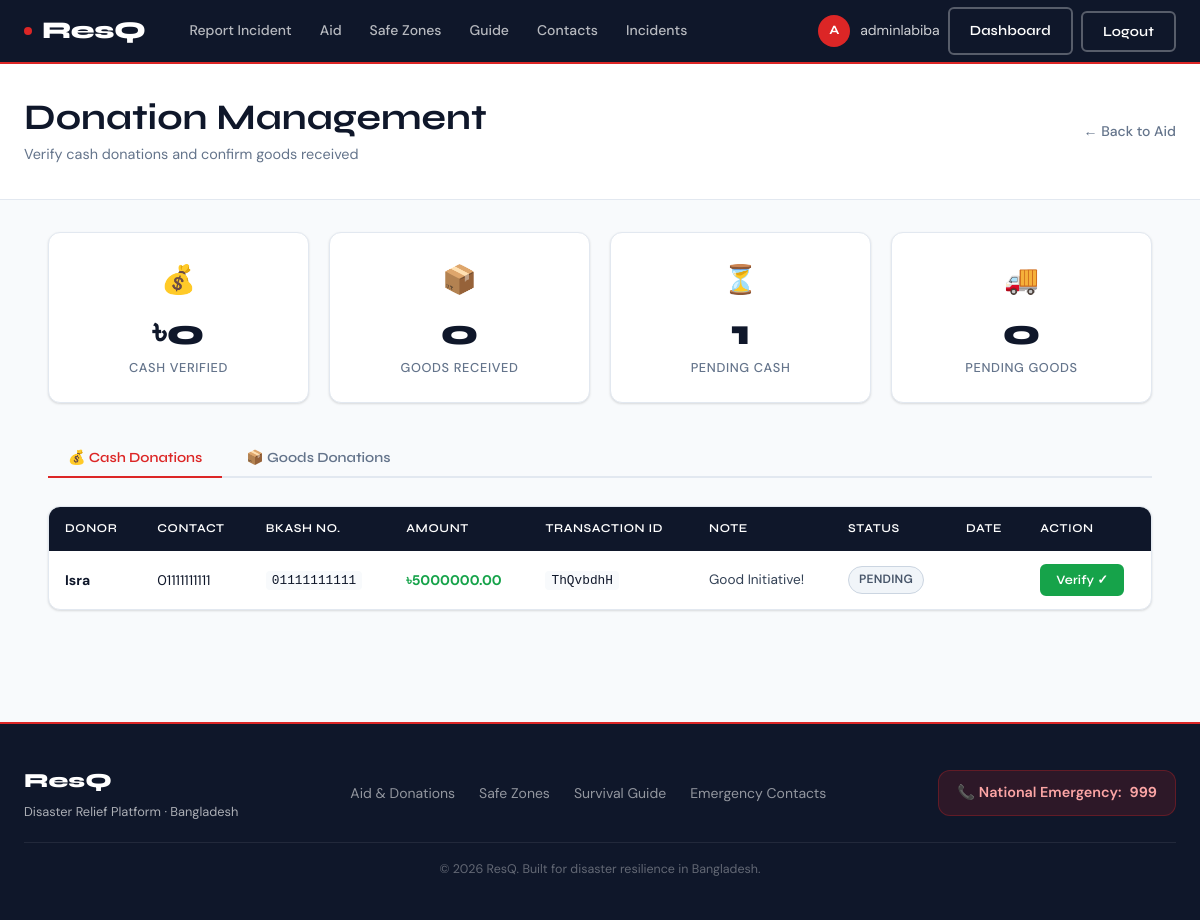
The page /aid/donations/ (signed in) on the database as committed earlier.
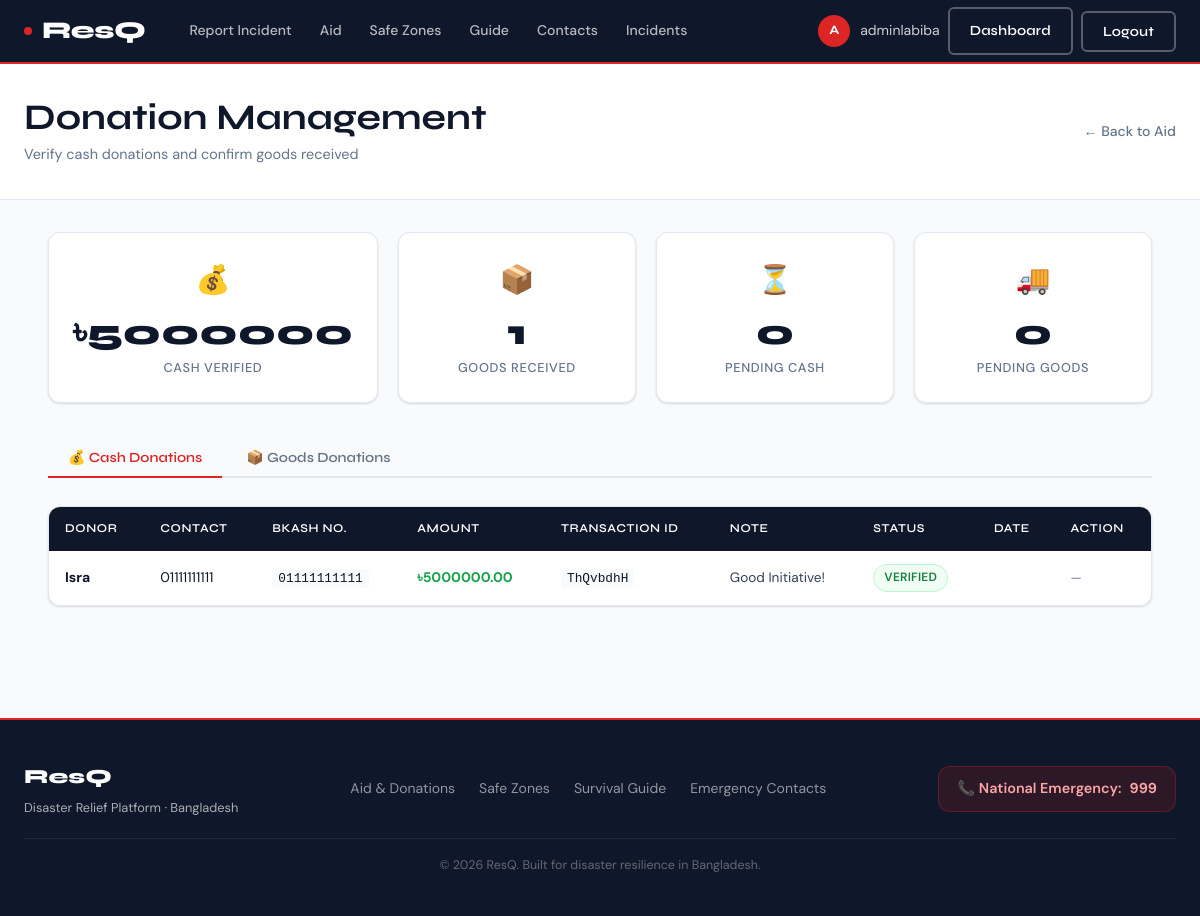
The same page on the database as committed later.
### aid/models.py (models this page shows, shortened)
class CashDonation(models.Model):
    STATUS_CHOICES = [
        ('pending', 'Pending'),
        ('verified', 'Verified'),
        ('rejected', 'Rejected'),
    ]
    donor_name = models.CharField(max_length=100)
    contact_number = models.CharField(max_length=15)
    bkash_number = models.CharField(max_length=15)
    amount = models.DecimalField(max_digits=10, decimal_places=2)
    transaction_id = models.CharField(max_length=100, unique=True)
    note = models.TextField(blank=True)
    status = models.CharField(max_length=10, choices=STATUS_CHOICES, default='pending')
    donated_at = models.DateTimeField(auto_now_add=True)
    verified_by = models.ForeignKey(
        User, null=True, blank=True,
        on_delete=models.SET_NULL,
        related_name='verified_donations',
        limit_choices_to={'role': 'authority'}
    )

### aid/views.py (the view)
# urls.py: path('donations/', views.donation_list, name='donation_list'),
@login_required
def donation_list(request):
    if request.user.role != 'authority':
        return redirect('dashboard')
    cash = CashDonation.objects.all().order_by('-donated_at')
    goods = GoodsDonation.objects.all().order_by('-donated_at')
    return render(request, 'aid/donation_list.html', {
        'cash_donations': cash,
        'goods_donations': goods,
        'total_cash_verified': CashDonation.objects.filter(
            status='verified').aggregate(t=Sum('amount'))['t'] or 0,
        'total_goods_received': GoodsDonation.objects.filter(status='received').count(),
        'pending_cash': CashDonation.objects.filter(status='pending').count(),
    })

### templates/aid/donation_list.html (shortened to what this page needs)
{% extends "base.html" %}
{% block content %}
<div class="page-header">
  <div class="page-header__inner">
    <div>
      <h2>Donation Management</h2>
      <p style="margin-top:4px;color:var(--muted);font-size:.9rem;">Verify cash donations and confirm goods received</p>
    </div>
    <a href="{% url 'aid_page' %}" class="back-link">← Back to Aid</a>
  </div>
</div>
<div style="padding:32px 24px;">
  <div class="container">
    <div class="grid-4" style="margin-bottom:36px;">
      <div class="stat-card">
        <div class="stat-icon">💰</div>
        <div class="stat-value">৳{{ total_cash_verified|default:"0" }}</div>
        <div class="stat-label">Cash Verified</div>
      </div>
      <div class="stat-card">
        <div class="stat-icon">📦</div>
        <div class="stat-value">{{ total_goods_received|default:"0" }}</div>
        <div class="stat-label">Goods Received</div>
      </div>
      <div class="stat-card">
        <div class="stat-icon">⏳</div>
        <div class="stat-value">{{ pending_cash|default:"0" }}</div>
        <div class="stat-label">Pending Cash</div>
      </div>
      <div class="stat-card">
        <div class="stat-icon">🚚</div>
        <div class="stat-value">{{ pending_goods|default:"0" }}</div>
        <div class="stat-label">Pending Goods</div>
      </div>
    </div>
    <div class="tabs">
      <button class="tab-btn active" onclick="switchTab('cash', this)">💰 Cash Donations</button>
      <button class="tab-btn" onclick="switchTab('goods', this)">📦 Goods Donations</button>
    </div>
    <div id="tab-cash">
      {% if cash_donations %}
      <div class="table-wrap">
        <table>
          <thead>
            <tr>
              <th>Donor</th>
              <th>Contact</th>
              <th>bKash No.</th>
              <th>Amount</th>
              <th>Transaction ID</th>
              <th>Note</th>
              <th>Status</th>
              <th>Date</th>
              <th>Action</th>
            </tr>
          </thead>
          <tbody>
            {% for donation in cash_donations %}
            <tr>
              <td><strong>{{ donation.donor_name }}</strong></td>
              <td>{{ donation.contact_number }}</td>
              <td><code style="font-size:.8rem;background:var(--surface);padding:2px 6px;border-radius:4px;">{{ donation.bkash_number }}</code></td>
              <td><strong style="color:var(--green);">৳{{ donation.amount }}</strong></td>
              <td><code style="font-size:.8rem;background:var(--surface);padding:2px 6px;border-radius:4px;">{{ donation.transaction_id }}</code></td>
              <td style="max-width:140px;font-size:.85rem;color:var(--slate);">{{ donation.note|default:"—"|truncatechars:40 }}</td>
              <td><span class="badge badge-{{ donation.status }}">{{ donation.status|upper }}</span></td>
              <td><small>{{ donation.created_at|date:"M d, Y" }}</small></td>
              <td>
                {% if donation.status == 'pending' %}
                <form method="post" action="{% url 'verify_cash' donation.id %}">
                  <button type="submit" class="btn btn-success btn-sm">Verify ✓</button>
                </form>
                {% else %}
                <span style="font-size:.8rem;color:var(--muted);">—</span>
                {% endif %}
              </td>
            </tr>
            {% endfor %}
          </tbody>
        </table>
      </div>
      {% else %}
      <div class="empty-state">
        <div class="empty-icon">💰</div>
        <h3>No cash donations yet</h3>
        <p>Cash donations will appear here when submitted.</p>
      </div>
      {% endif %}
    </div>
  </div>
</div>
{% endblock %}

Rows that differ between the two databases and show on the page:
changed CashDonation "Isra": status "PENDING" → "VERIFIED"; status "Verify ✓" → "—"
Other text that changed with them:
{{ total_cash_verified|default:"0" }}: "0" → "5000000"
{{ total_goods_received|default:"0" }}: "0" → "1"
{{ pending_cash|default:"0" }}: "1" → "0"
